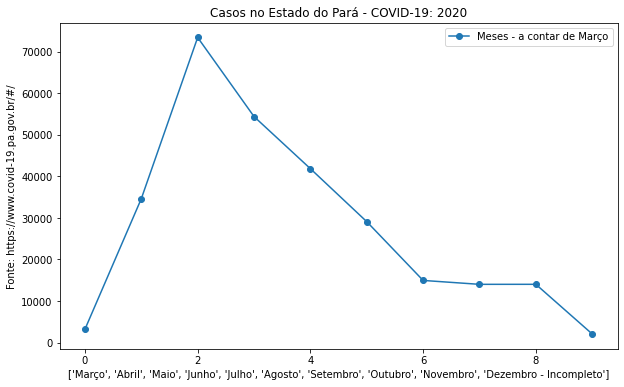

Recreate this plot in Python.
# -*- coding: utf-8 -*-
"""Untitled3.ipynb

Automatically generated by Colaboratory.

Original file is located at
    https://colab.research.google.com/drive/1PVHM6R8IkhFLz02N4Ypr8cISKXUM6yC4
"""

import matplotlib.pyplot as plt 
plt.figure(figsize=(10,6))

meses = ["Março","Abril","Maio","Junho","Julho","Agosto","Setembro","Outubro","Novembro","Dezembro - Incompleto"]
casos = [3195,34632,73449,54406,41861,29106,14957,14018,14023,2067]
titulo = "Casos no Estado do Pará - COVID-19: 2020"
legend = ["Meses - a contar de Março"]

plt.title(titulo)
#plt.barh(meses,casos)
plt.plot(casos, marker = 'o')
plt.xlabel(meses)
plt.ylabel('Fonte: https://www.covid-19.pa.gov.br/#/')
plt.legend(legend)
plt.show()
